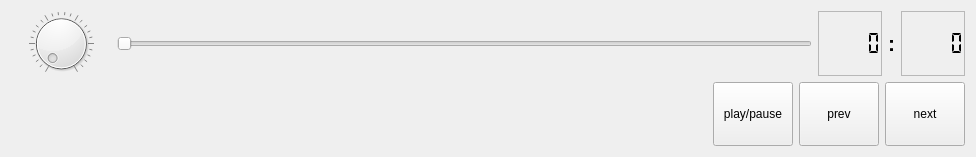
<?xml version="1.0" encoding="UTF-8"?>
<ui version="4.0">
 <class>Controls</class>
 <widget class="QWidget" name="Controls">
  <property name="geometry">
   <rect>
    <x>0</x>
    <y>0</y>
    <width>976</width>
    <height>157</height>
   </rect>
  </property>
  <property name="sizePolicy">
   <sizepolicy hsizetype="Minimum" vsizetype="Minimum">
    <horstretch>0</horstretch>
    <verstretch>0</verstretch>
   </sizepolicy>
  </property>
  <property name="windowTitle">
   <string>Form</string>
  </property>
  <layout class="QVBoxLayout" name="verticalLayout" stretch="50,50">
   <item>
    <layout class="QHBoxLayout" name="horizontalLayout_4">
     <item>
      <widget class="QDial" name="dialVolume">
       <property name="enabled">
        <bool>true</bool>
       </property>
       <property name="sizePolicy">
        <sizepolicy hsizetype="Minimum" vsizetype="Minimum">
         <horstretch>0</horstretch>
         <verstretch>0</verstretch>
        </sizepolicy>
       </property>
       <property name="minimumSize">
        <size>
         <width>30</width>
         <height>30</height>
        </size>
       </property>
       <property name="wrapping">
        <bool>false</bool>
       </property>
       <property name="notchesVisible">
        <bool>true</bool>
       </property>
      </widget>
     </item>
     <item>
      <widget class="QSlider" name="horizontalSliderPosition">
       <property name="sizePolicy">
        <sizepolicy hsizetype="MinimumExpanding" vsizetype="Minimum">
         <horstretch>0</horstretch>
         <verstretch>0</verstretch>
        </sizepolicy>
       </property>
       <property name="styleSheet">
        <string notr="true">QScrollBar::groove:horizontal {
     border: 0px solid #999999;
     height: 1px; 
     background: gray;/*qlineargradient(x1:0, y1:0, x2:0, y2:1, stop:0 #B1B1B1, stop:1 #c4c4c4);*/
     margin: 1px 5;
	border-radius: 1px;
 }

 QScrollBar::handle:horizontal {
     background: qlineargradient(x1:0, y1:0, x2:1, y2:1, stop:0 #b4b4b4, stop:1 #8f8f8f);
     border: 0px solid #5c5c5c;
     width: 10px;
     height: 10px;
     margin: -5px; 
     border-radius: 5px;
 }</string>
       </property>
       <property name="orientation">
        <enum>Qt::Horizontal</enum>
       </property>
      </widget>
     </item>
     <item>
      <layout class="QHBoxLayout" name="horizontalLayout_2">
       <item>
        <widget class="QLCDNumber" name="lcdNumberElapsed">
         <property name="frameShape">
          <enum>QFrame::StyledPanel</enum>
         </property>
         <property name="frameShadow">
          <enum>QFrame::Plain</enum>
         </property>
         <property name="segmentStyle">
          <enum>QLCDNumber::Flat</enum>
         </property>
        </widget>
       </item>
       <item>
        <widget class="QLabel" name="label">
         <property name="font">
          <font>
           <pointsize>16</pointsize>
           <weight>75</weight>
           <bold>true</bold>
          </font>
         </property>
         <property name="text">
          <string>:</string>
         </property>
        </widget>
       </item>
       <item>
        <widget class="QLCDNumber" name="lcdNumberDuration">
         <property name="frameShape">
          <enum>QFrame::StyledPanel</enum>
         </property>
         <property name="frameShadow">
          <enum>QFrame::Plain</enum>
         </property>
         <property name="segmentStyle">
          <enum>QLCDNumber::Flat</enum>
         </property>
        </widget>
       </item>
      </layout>
     </item>
    </layout>
   </item>
   <item>
    <layout class="QHBoxLayout" name="horizontalLayout_3">
     <item>
      <spacer name="horizontalSpacer">
       <property name="orientation">
        <enum>Qt::Horizontal</enum>
       </property>
       <property name="sizeHint" stdset="0">
        <size>
         <width>40</width>
         <height>20</height>
        </size>
       </property>
      </spacer>
     </item>
     <item>
      <layout class="QHBoxLayout" name="horizontalLayout">
       <property name="sizeConstraint">
        <enum>QLayout::SetMinimumSize</enum>
       </property>
       <item>
        <widget class="QPushButton" name="pushButtonPlayPause">
         <property name="sizePolicy">
          <sizepolicy hsizetype="Minimum" vsizetype="Minimum">
           <horstretch>0</horstretch>
           <verstretch>0</verstretch>
          </sizepolicy>
         </property>
         <property name="text">
          <string>play/pause</string>
         </property>
         <property name="iconSize">
          <size>
           <width>30</width>
           <height>30</height>
          </size>
         </property>
        </widget>
       </item>
       <item>
        <widget class="QPushButton" name="pushButtonPrev">
         <property name="sizePolicy">
          <sizepolicy hsizetype="Minimum" vsizetype="Minimum">
           <horstretch>0</horstretch>
           <verstretch>0</verstretch>
          </sizepolicy>
         </property>
         <property name="text">
          <string>prev</string>
         </property>
         <property name="iconSize">
          <size>
           <width>30</width>
           <height>30</height>
          </size>
         </property>
        </widget>
       </item>
       <item>
        <widget class="QPushButton" name="pushButtonNext">
         <property name="sizePolicy">
          <sizepolicy hsizetype="Minimum" vsizetype="Minimum">
           <horstretch>0</horstretch>
           <verstretch>0</verstretch>
          </sizepolicy>
         </property>
         <property name="text">
          <string>next</string>
         </property>
         <property name="iconSize">
          <size>
           <width>30</width>
           <height>30</height>
          </size>
         </property>
        </widget>
       </item>
      </layout>
     </item>
    </layout>
   </item>
  </layout>
 </widget>
 <resources/>
 <connections>
  <connection>
   <sender>dialVolume</sender>
   <signal>valueChanged(int)</signal>
   <receiver>Controls</receiver>
   <slot>onVolumeChanged(int)</slot>
   <hints>
    <hint type="sourcelabel">
     <x>58</x>
     <y>43</y>
    </hint>
    <hint type="destinationlabel">
     <x>5</x>
     <y>52</y>
    </hint>
   </hints>
  </connection>
  <connection>
   <sender>pushButtonNext</sender>
   <signal>clicked()</signal>
   <receiver>Controls</receiver>
   <slot>onNextClicked()</slot>
   <hints>
    <hint type="sourcelabel">
     <x>731</x>
     <y>42</y>
    </hint>
    <hint type="destinationlabel">
     <x>568</x>
     <y>52</y>
    </hint>
   </hints>
  </connection>
  <connection>
   <sender>pushButtonPrev</sender>
   <signal>clicked()</signal>
   <receiver>Controls</receiver>
   <slot>onPrevClicked()</slot>
   <hints>
    <hint type="sourcelabel">
     <x>640</x>
     <y>52</y>
    </hint>
    <hint type="destinationlabel">
     <x>736</x>
     <y>35</y>
    </hint>
   </hints>
  </connection>
  <connection>
   <sender>pushButtonPlayPause</sender>
   <signal>clicked()</signal>
   <receiver>Controls</receiver>
   <slot>onPlayPauseClicked()</slot>
   <hints>
    <hint type="sourcelabel">
     <x>458</x>
     <y>70</y>
    </hint>
    <hint type="destinationlabel">
     <x>464</x>
     <y>95</y>
    </hint>
   </hints>
  </connection>
 </connections>
 <slots>
  <slot>onVolumeChanged(int)</slot>
  <slot>onPlayPauseClicked()</slot>
  <slot>onStopClicked()</slot>
  <slot>onNextClicked()</slot>
  <slot>onPrevClicked()</slot>
 </slots>
</ui>
